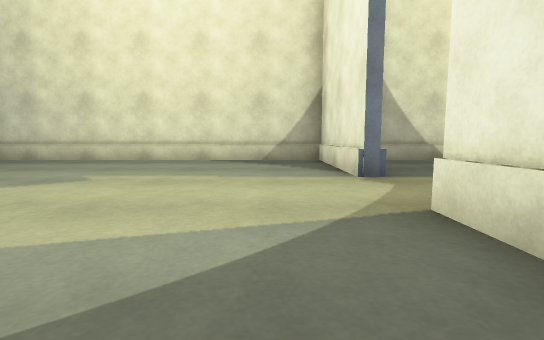
[1] (above)

17 first-person views from a walk through a scene from a Unity 3-D project. The camera is 0.59 m above the floor, tilts 6° down and sees 85° across. Doors are open. The floor is counted in squares, 1 m on a side. Each view is taken from the middle of a square. On the plan, view 1 faces up. The plan holds only what a view shows up to about 9 squares ahead; the rest is blank. The place goes on beyond the plan. The player character is not drawn. Surface patterns are stand-ins for the level's own textures.

[2]
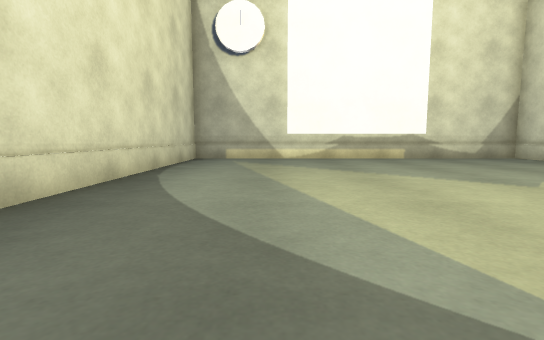

[3]
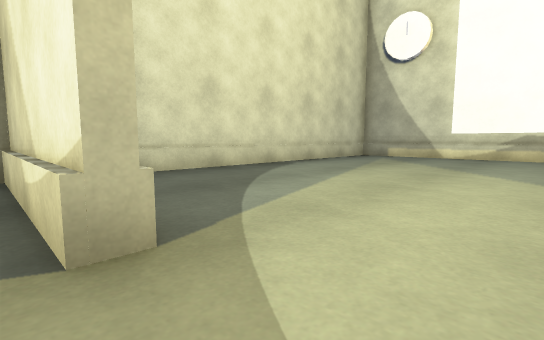

[4]
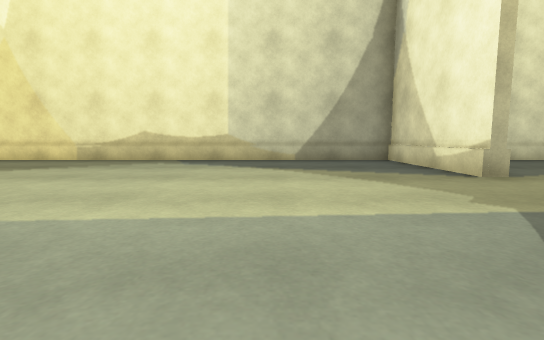

[5]
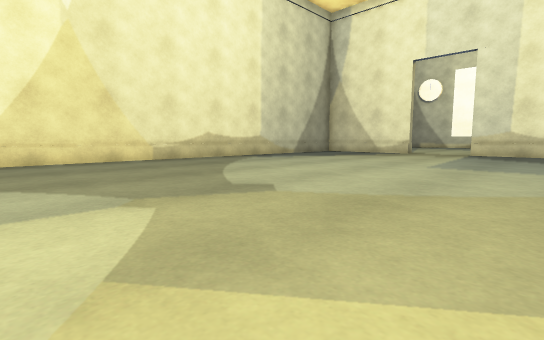

[6]
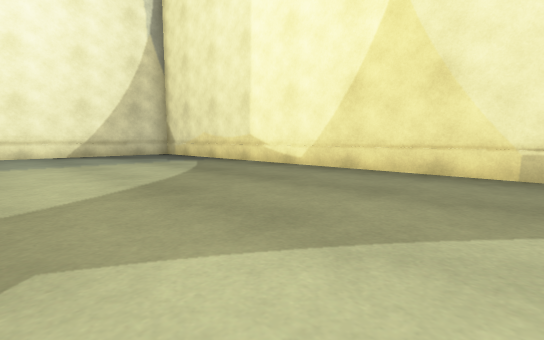

[7]
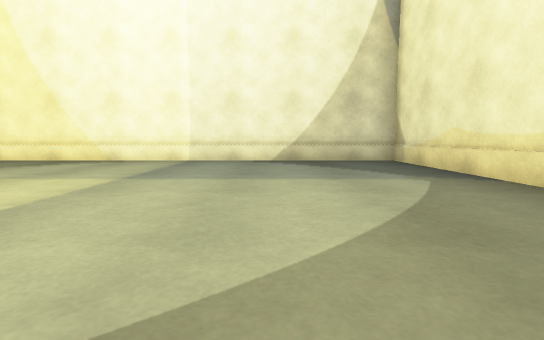

[8]
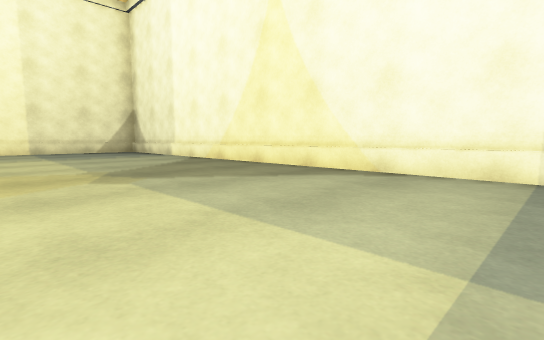

[9]
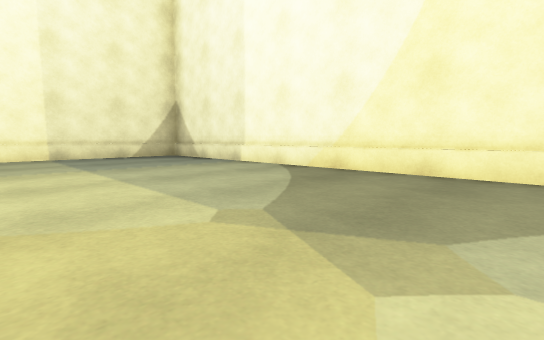

[10]
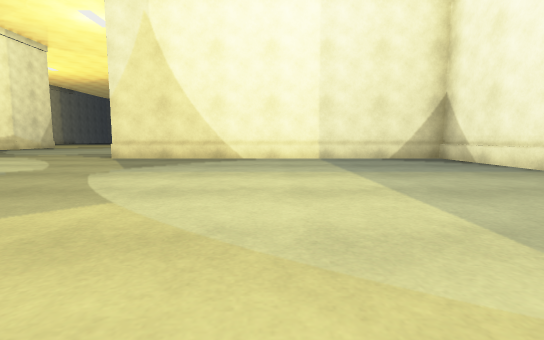

[11]
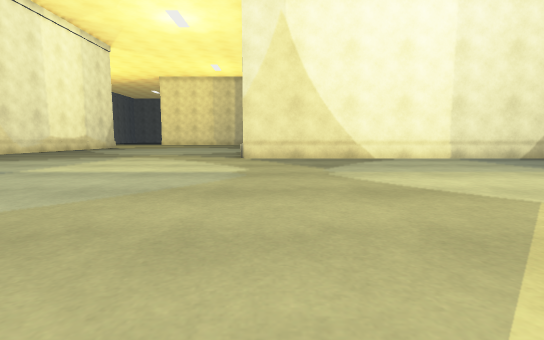

[12]
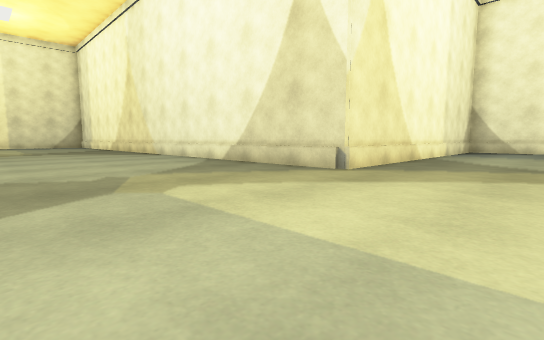

[13]
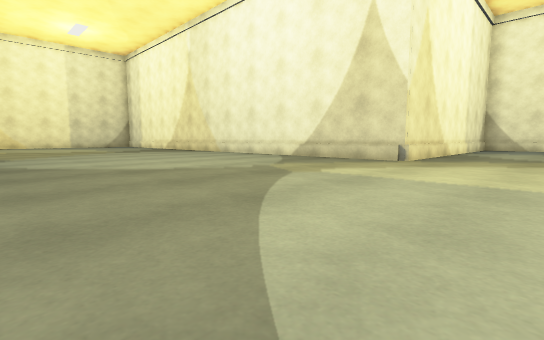

[14]
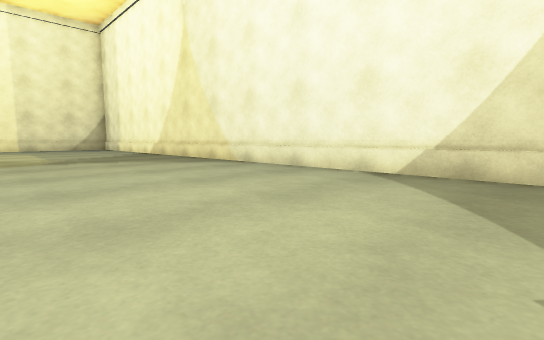

[15]
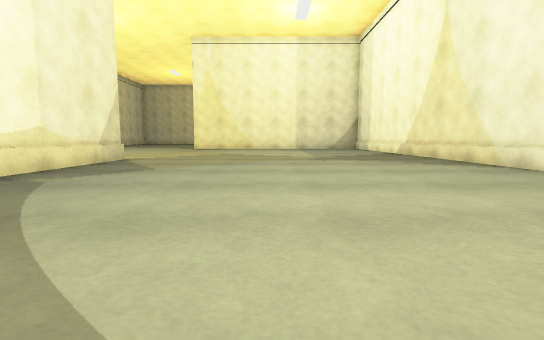

[16]
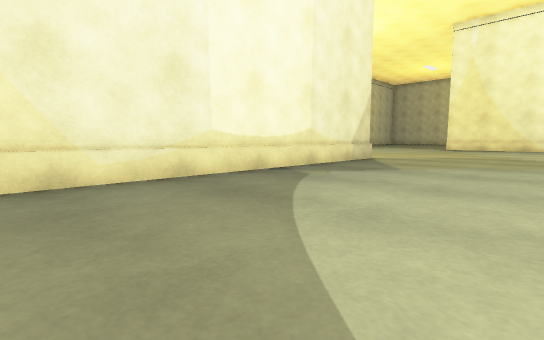

[17]
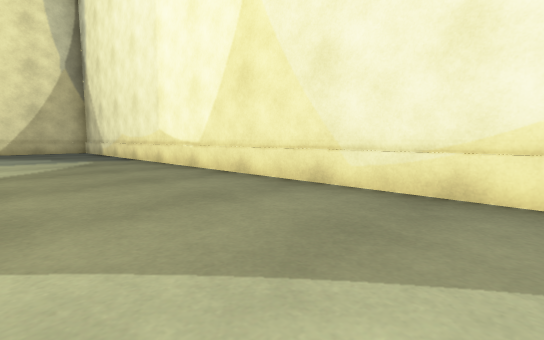

### Floor plan
Points are (right, up) in squares from view 1. A wall is a line through its corners. A room is listed if a view was taken in it or the views show most of it. See-through windows are left out.
Room 1 (views 1, 2)
walls: (1.4, 4.5) (1.4, 8.5) (-8, 8.5); (1.4, 1.4) (1.4, 2.4); (-8.2, 3.6) (-8.2, 1.2); (-8, -1.3) (0, -1.3)
low walls: (-8, 8.5) (-8, -1.3)
ways out: opening at (2, 3.5) to room 2
Room 2 (views 3, 4, 5, 6, 7, 8, 9, 10, 11, 12, 13, 14, 15, 16, 17)
walls: (5, 8.5) (3, 8.5); (1.9, 4.5) (1.4, 4.5); (1.4, 2.4) (1.7, 2.4) (1.7, -1.3) (21.2, -1.3) (21.2, 18) (11.1, 18) (11.1, 29.1); (1.7, 28.6) (1.7, 13.5)
ways out: opening at (2, 3.5) to room 1; opening at (2, 29.5)

Positions as (right, up) in squares from view 1, and headings:
1: (0, 0), facing up
2: (1, 1), facing left
3: (2, 4), facing down-left
4: (5, 7), facing down
5: (14, 7), facing down-left
6: (10, 4), facing down-right
7: (13, 2), facing right
8: (16, 4), facing up-right
9: (16, 8), facing up-right
10: (16, 9), facing up
11: (12, 9), facing up
12: (6, 15), facing up-right
13: (3, 15), facing up-right
14: (6, 20), facing up-right
15: (6, 20), facing up
16: (6, 20), facing up-left
17: (5, 23), facing down-left
